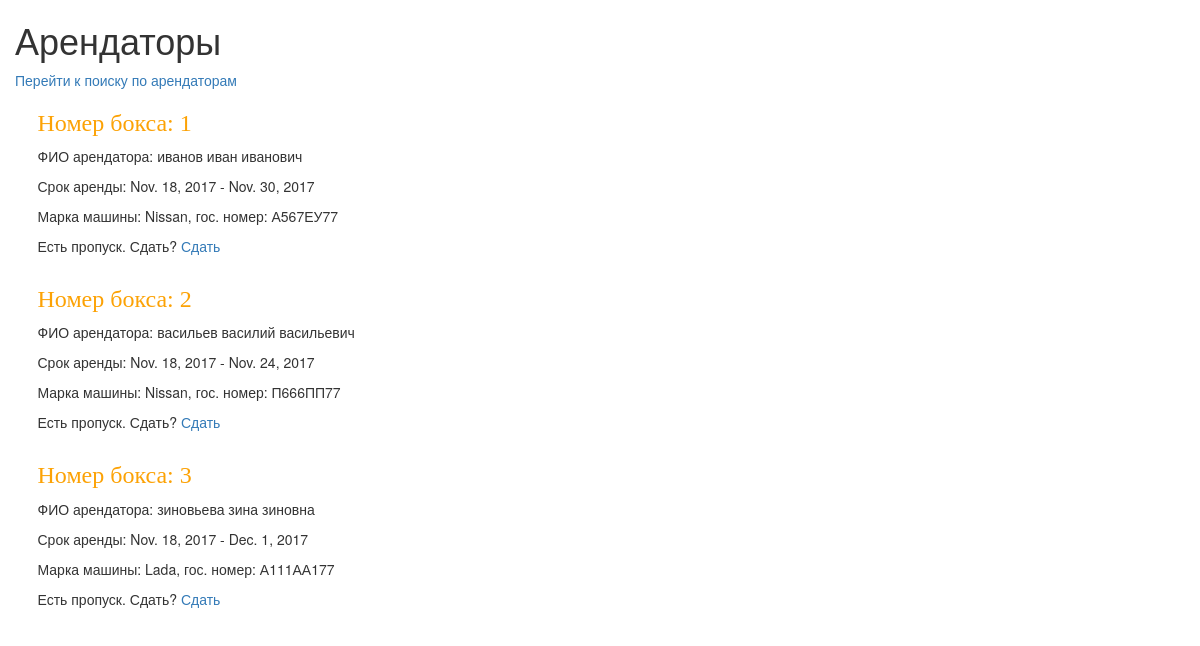
The app's page /, older data.
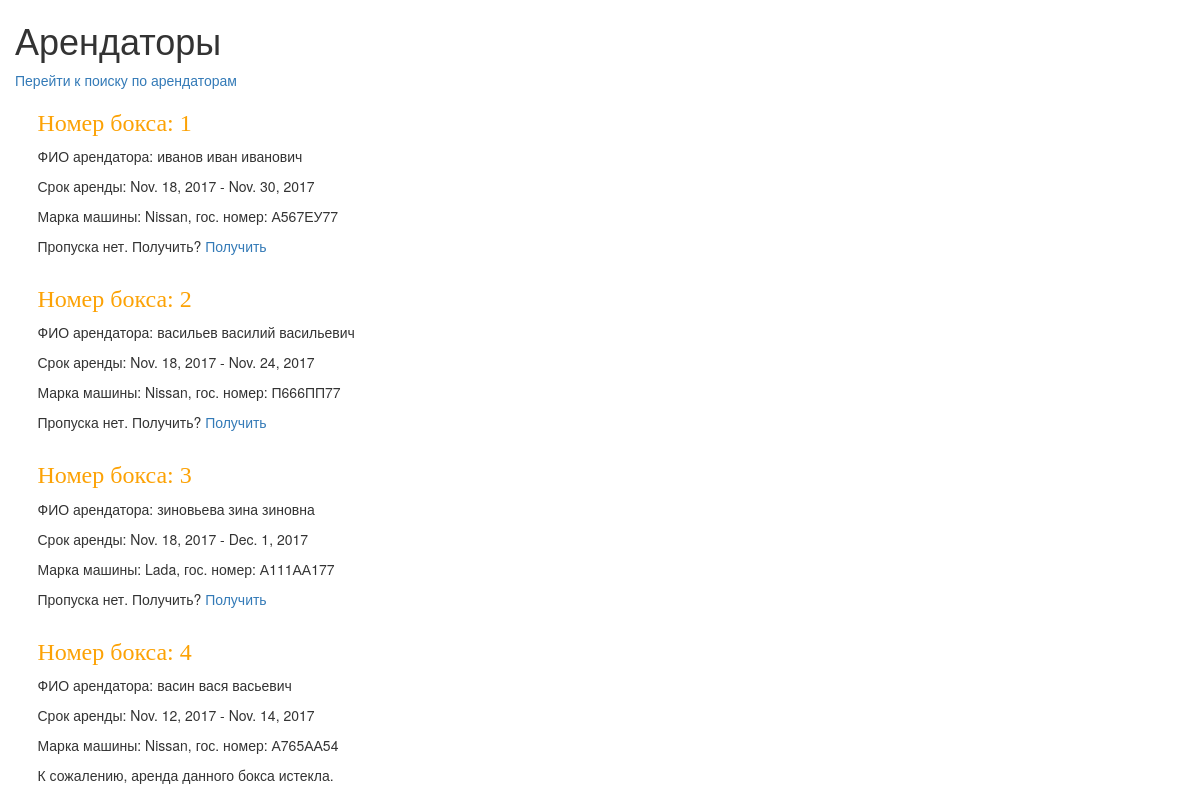
The same page, newer data.
### catalog/models.py (models this page shows, shortened)
class Arendator(models.Model):
    AUTO_MARK = (
        ('N', 'Nissan'),
        ('M', 'Mitsubisi'),
        ('L', 'Lada'),
    )
    person = models.CharField(blank=True,max_length=30, verbose_name='ФИО')
    gos_num = models.CharField(blank=True,max_length=9, verbose_name='Гос. номер')
    box_num = models.CharField(blank=True,max_length=3, unique=True, verbose_name='Номер бокса')
    auto = models.CharField(blank=True,max_length=1, choices=AUTO_MARK, verbose_name='Марка машины')
    has_pass = models.BooleanField(default=False, verbose_name='Пропуск получен')
    registered = models.DateField(blank=True,default=timezone.now, verbose_name='Дата начала аренды')
    ended = models.DateField(blank=True, null=True, verbose_name='Дата окончания аренды')

### catalog/views.py (the view)
# urls.py: url(r'^$', views.box_list, name='box_list'),
def box_list(request):
    boxes = Arendator.objects.filter().order_by('box_num')
    return render(request, 'catalog/box_list.html', {'boxes': boxes})

### catalog/templates/catalog/box_list.html (shortened to what this page needs)
<!DOCTYPE html>
{% load staticfiles %}
<html lang="en">
<head>
    <link rel="stylesheet" href="//maxcdn.bootstrapcdn.com/bootstrap/3.2.0/css/bootstrap.min.css">
    <link rel="stylesheet" href="//maxcdn.bootstrapcdn.com/bootstrap/3.2.0/css/bootstrap-theme.min.css">
    <link rel="stylesheet" href="{% static 'css/catalog.css' %}">
</head>
<body>
    <div><h1>Арендаторы</h1></div>
    <a href="{% url 'search_form' %}">Перейти к поиску по арендаторам</a>
    {% for box in boxes %}
    <div class="container">
        <h3>Номер бокса: {{ box.box_num }} </h3>
        <p>ФИО арендатора: {{ box.person }} </p>
        <p>Срок аренды: {{ box.registered}} - {{ box.ended}} </p>
        <p>Марка машины: {{ box.get_auto_display }}, гос. номер: {{ box.gos_num }}</p>
        <p>{% now "Y-m-d" as todays_date %}</p>
        {% if box.registered|date:"Y-m-d" <= todays_date and todays_date <= box.ended|date:"Y-m-d" %}
        {% if box.has_pass == True %}
        <p>Есть пропуск. Сдать? <a href="{% url 'return_pass' pk=box.pk %}">Сдать</a></p>
        {% else %}
        <p>Пропуска нет. Получить? <a href="{% url 'get_pass' pk=box.pk %}">Получить</a></p>
        {% endif %}
        {% else %}
        <p class="text-error">К сожалению, аренда данного бокса истекла.</p>
        {% endif %}
    </div>
    {% endfor %}
</body>
</html>

### catalog/static/css/catalog.css (style rules this page uses)
body { padding-left: 15px; }
h3 { color: #FCA205; font-family: 'Lobster'; }

Row changes from the older to the newer data that the page shows:
changed Arendator "иванов иван иванович": has_pass "Есть пропуск. Сдать? Сдать" → "Пропуска нет. Получить? Получить"
changed Arendator "васильев василий васильевич": has_pass "Есть пропуск. Сдать? Сдать" → "Пропуска нет. Получить? Получить"
changed Arendator "зиновьева зина зиновна": has_pass "Есть пропуск. Сдать? Сдать" → "Пропуска нет. Получить? Получить"
added Arendator: box_num "4", person "васин вася васьевич", registered "Nov. 12, 2017", ended "Nov. 14, 2017", auto "Nissan", gos_num "А765АА54", shows "К сожалению, аренда данного бокса истекла."
